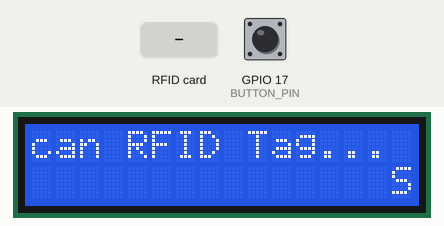
Bench run of a program on a simulated Raspberry Pi (BCM pin numbers). Parts: 16×2 character LCD. The test bench sets the inputs (shaded band); at power-on: GPIO 17 (BUTTON_PIN) HIGH. Web requests get an empty 200 reply after 0.4 s; the clock reads 2024-03-15 10:24:30 at power-on unless the program sets it; what the program prints to the terminal is not drawn.

Above: at 2.1 s.
2.2 s: GPIO 17 (BUTTON_PIN) pulled LOW for 0.15 s
At 2.6 s:
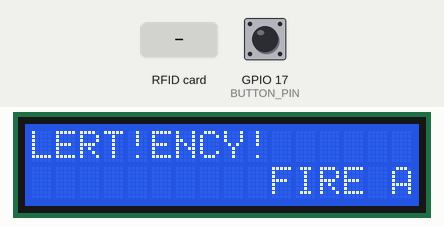
5.3 s: RFID card 5E 7A 19 C4 held to the reader
At 6.9 s:
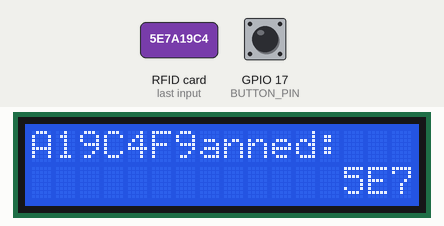
8.3 s: GPIO 17 (BUTTON_PIN) pulled LOW for 1 s
At 11.82 s:
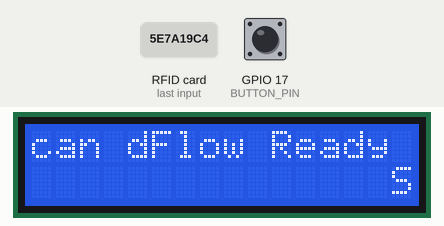
12.3 s: GPIO 17 (BUTTON_PIN) pulled LOW for 3.2 s
At 12.6 s:
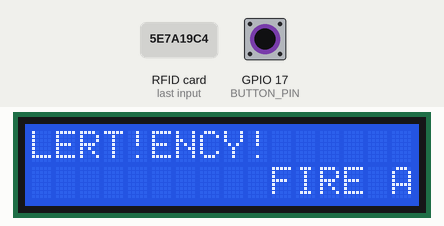
17.3 s: RFID card 5E 7A 19 C4 held to the reader
At 17.37 s:
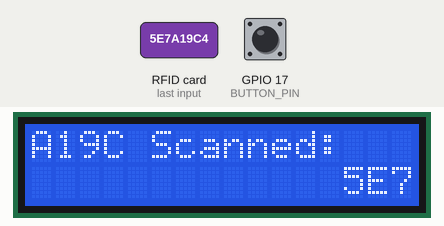
18.8 s: GPIO 17 (BUTTON_PIN) pulled LOW for 1 s
At 19.81 s:
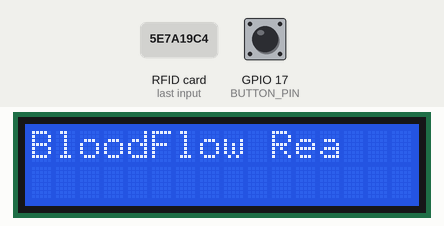
Timing chart, 0 to 21.8 s (numbered marks = the images above; inputs shaded):
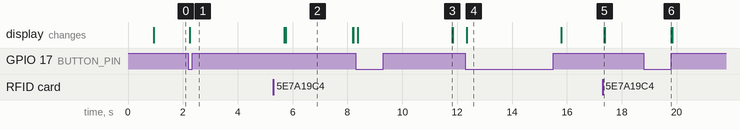

Measured:
- after the input at 2.2 s, the display: first changes after 0.05 s (image 1 shows a later state)
- after the input at 8.3 s, the display: first changes after 0.08 s (image 3 shows a later state)
- after the input at 12.3 s, the display: changes at once (image 4)
- after the input at 17.3 s, the display: changes after 0.07 s (image 5)
- after the input at 18.8 s, the display: changes after 1.0 s (image 6)
- what the display in image 2 shows lasts 2.4 s, from 5.8 s to 8.2 s

The program:

bloodflow_raspberry_pi.py
```python
"""
===================================================================
 BloodFlow Smart IoT — Standard Raspberry Pi (Pi 3 / 4 / 5 / Zero 2W)
 Hardware: RC522 RFID + LCD 16x2 I2C + Emergency Push Button
 Language: Python 3
===================================================================

INSTALL DEPENDENCIES ON RASPBERRY PI:
  sudo apt-get update
  sudo apt-get install -y python3-pip python3-smbus i2c-tools
  sudo raspi-config  --> Interface Options --> Enable SPI and I2C
  pip3 install spidev mfrc522 RPLCD requests RPi.GPIO

RUN:
  python3 bloodflow_raspberry_pi.py

===================================================================
WIRING DIAGRAM (Standard 40-Pin Raspberry Pi Header):
===================================================================

1. RC522 RFID Reader (SPI0):
   RC522 VCC      -> Pin 1  (3.3V)  [WARNING: 3.3V ONLY, NEVER 5V!]
   RC522 GND      -> Pin 6  (GND)
   RC522 RST      -> Pin 22 (GPIO 25)
   RC522 SDA (SS) -> Pin 24 (GPIO 8 / CE0)
   RC522 SCK      -> Pin 23 (GPIO 11 / SCLK)
   RC522 MISO     -> Pin 21 (GPIO 9 / MISO)
   RC522 MOSI     -> Pin 19 (GPIO 10 / MOSI)

2. LCD 16x2 I2C Display (I2C-1):
   LCD VCC        -> Pin 2  (5V)
   LCD GND        -> Pin 9  (GND)
   LCD SDA        -> Pin 3  (GPIO 2 / SDA)
   LCD SCL        -> Pin 5  (GPIO 3 / SCL)

3. Emergency Fire Push Button:
   Button Leg 1   -> Pin 11 (GPIO 17)
   Button Leg 2   -> Pin 14 (GND)
   (Internal pull-up enabled in software - no external resistor needed)
===================================================================
"""

import time
import requests
import RPi.GPIO as GPIO
from mfrc522 import SimpleMFRC522
from RPLCD.i2c import CharLCD

# =========================================================
# CONFIGURATION
# =========================================================
SUPABASE_HOST = "gvwdrbrepbpmhjckdcyq.supabase.co"
SUPABASE_ANON_KEY = "sb_publishable_uPsHJqLyu5jZwpoK0GvoPw_TQUtty3D"
STORAGE_CODE = "ST001"
DEVICE_ID = "BLOOD-BANK-RASPBERRY-PI"

# GPIO Pins (BCM numbering)
BUTTON_PIN = 17    # Physical Pin 11
LCD_I2C_ADDR = 0x27  # Common address for 16x2 PCF8574 (use 0x3F if 0x27 doesn't display)

# Timing
HEARTBEAT_INTERVAL = 60  # seconds
DEBOUNCE_DELAY = 0.3    # seconds

# =========================================================
# INITIALIZATION
# =========================================================
GPIO.setmode(GPIO.BCM)
GPIO.setup(BUTTON_PIN, GPIO.IN, pull_up_down=GPIO.PUD_UP)

# Initialize LCD
try:
    lcd = CharLCD(i2c_expander='PCF8574', address=LCD_I2C_ADDR, port=1, cols=16, rows=2, dotsize=8)
    lcd.clear()
    lcd.write_string("BloodFlow IoT\nStarting up...")
except Exception as e:
    print(f"[LCD Init Warning] {e}")
    lcd = None

# Initialize RFID
try:
    reader = SimpleMFRC522()
except Exception as e:
    print(f"[RFID Init Warning] {e}")
    reader = None

storage_unit_id = None
last_heartbeat = 0
last_button_press = 0
last_rfid_scan = 0
last_rfid_uid = None

# =========================================================
# SUPABASE API HELPERS
# =========================================================
def get_headers():
    return {
        "apikey": SUPABASE_ANON_KEY,
        "Authorization": f"Bearer {SUPABASE_ANON_KEY}",
        "Content-Type": "application/json",
        "Prefer": "return=minimal"
    }

def fetch_storage_unit_id():
    global storage_unit_id
    url = f"https://{SUPABASE_HOST}/rest/v1/storage_units?storage_code=eq.{STORAGE_CODE}&select=id&limit=1"
    try:
        res = requests.get(url, headers=get_headers(), timeout=5)
        if res.status_code == 200:
            data = res.json()
            if data and len(data) > 0:
                storage_unit_id = data[0].get("id")
                print(f"[✓] Storage Unit ID: {storage_unit_id}")
    except Exception as e:
        print(f"[UUID Error] {e}")

def post_rfid_event(uid_str):
    url = f"https://{SUPABASE_HOST}/rest/v1/rfid_events"
    payload = {
        "rfid_uid": uid_str,
        "action": "ENTERED",
        "result": "SUCCESS"
    }
    if storage_unit_id:
        payload["storage_unit_id"] = storage_unit_id
    try:
        res = requests.post(url, json=payload, headers=get_headers(), timeout=5)
        print(f"[RFID POST] UID: {uid_str} -> HTTP {res.status_code}")
        return res.status_code in [200, 201]
    except Exception as e:
        print(f"[RFID Error] {e}")
        return False

def trigger_fire_emergency():
    url = f"https://{SUPABASE_HOST}/functions/v1/emergency-call?action=fire_emergency"
    payload = {
        "device_id": DEVICE_ID,
        "source": "hardware_button",
        "emergency_type": "FIRE",
        "message": "Fire emergency button pressed on Raspberry Pi Blood Bank Unit"
    }
    try:
        res = requests.post(url, json=payload, headers=get_headers(), timeout=5)
        print(f"[EMERGENCY POST] -> HTTP {res.status_code}")
        return res.status_code in [200, 201]
    except Exception as e:
        print(f"[Emergency Error] {e}")
        return False

def send_heartbeat():
    url = f"https://{SUPABASE_HOST}/rest/v1/iot_devices"
    headers = get_headers()
    headers["Prefer"] = "resolution=merge-duplicates,return=minimal"
    payload = {
        "device_id": DEVICE_ID,
        "status": "online",
        "wifi_status": "connected",
        "device_type": "RASPBERRY_PI_RC522_LCD",
        "firmware_version": "v1.0.0-python"
    }
    if storage_unit_id:
        payload["storage_unit_id"] = storage_unit_id
    try:
        res = requests.post(url, json=payload, headers=headers, timeout=5)
        print(f"[Heartbeat] -> HTTP {res.status_code}")
    except Exception as e:
        print(f"[Heartbeat Error] {e}")

def display_lcd(line1, line2=""):
    if not lcd:
        return
    try:
        lcd.clear()
        lcd.write_string(f"{line1[:16]}\n{line2[:16]}")
    except Exception as e:
        print(f"[LCD Error] {e}")

# =========================================================
# MAIN LOOP
# =========================================================
def main():
    global last_heartbeat, last_button_press, last_rfid_scan, last_rfid_uid
    print("=" * 50)
    print("  BloodFlow IoT Hardware Started on Raspberry Pi")
    print(f"  Device ID: {DEVICE_ID}")
    print("=" * 50)

    fetch_storage_unit_id()
    send_heartbeat()
    last_heartbeat = time.time()
    display_lcd("BloodFlow Ready", "Scan RFID Tag...")

    try:
        while True:
            current_time = time.time()

            # 1. EMERGENCY BUTTON CHECK
            if GPIO.input(BUTTON_PIN) == GPIO.LOW:
                if current_time - last_button_press > DEBOUNCE_DELAY:
                    last_button_press = current_time
                    print("\n🚨 [EMERGENCY] Hardware Push Button Activated!")
                    display_lcd("EMERGENCY!", "FIRE ALERT!")
                    trigger_fire_emergency()
                    time.sleep(3)  # Cooldown
                    display_lcd("BloodFlow Ready", "Scan RFID Tag...")

            # 2. RFID SCAN CHECK (non-blocking read)
            if reader and (current_time - last_rfid_scan > 2.0):
                try:
                    uid_num = reader.read_id_no_block()
                    if uid_num:
                        # Convert to hex representation standard format
                        uid_hex = hex(uid_num)[2:].upper()
                        if uid_hex != last_rfid_uid or (current_time - last_rfid_scan > 4.0):
                            last_rfid_uid = uid_hex
                            last_rfid_scan = current_time
                            print(f"\n🏷️ [RFID] Scanned UID: {uid_hex}")
                            display_lcd("RFID Scanned:", uid_hex)
                            post_rfid_event(uid_hex)
                            time.sleep(2)
                            display_lcd("BloodFlow Ready", "Scan RFID Tag...")
                except Exception as rfid_err:
                    print(f"[RFID Read Err] {rfid_err}")

            # 3. HEARTBEAT PERIODIC CHECK
            if current_time - last_heartbeat > HEARTBEAT_INTERVAL:
                last_heartbeat = current_time
                send_heartbeat()

            time.sleep(0.05)

    except KeyboardInterrupt:
        print("\nStopping BloodFlow IoT program...")
    finally:
        GPIO.cleanup()
        if lcd:
            try:
                lcd.clear()
            except:
                pass

if __name__ == "__main__":
    main()
```
